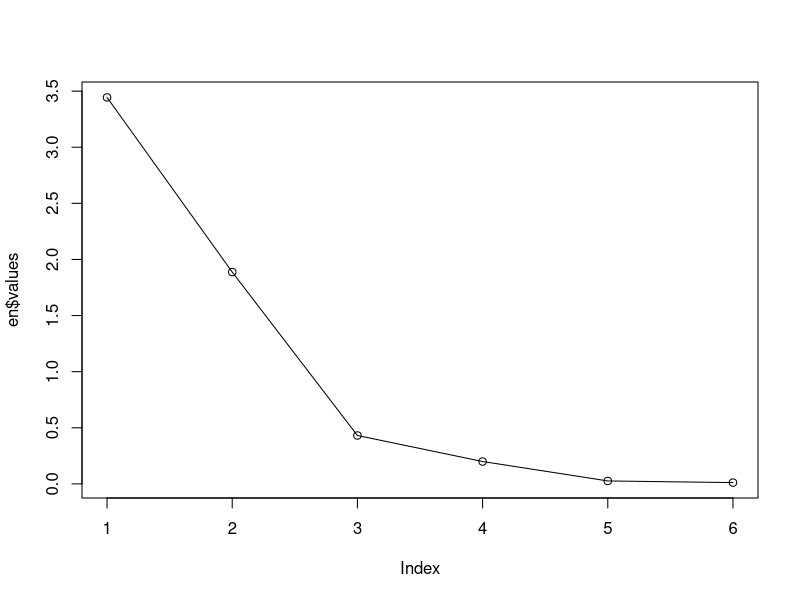
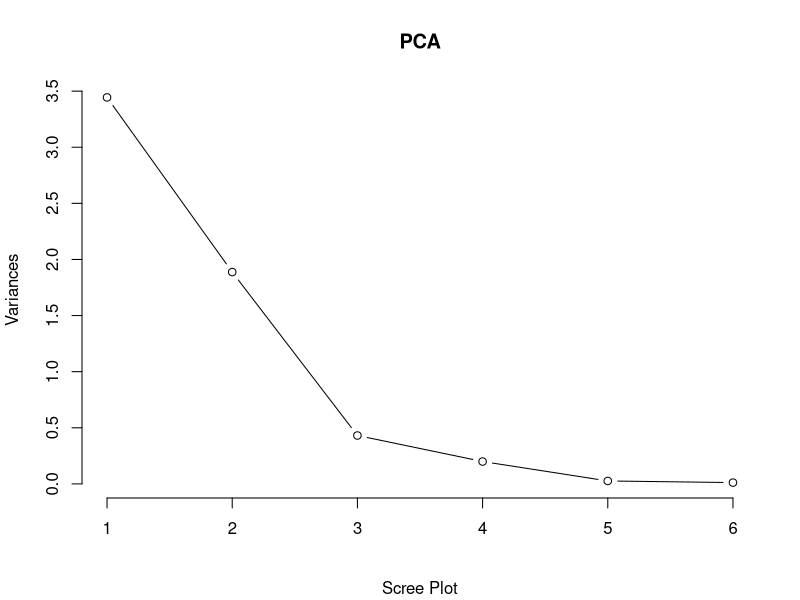
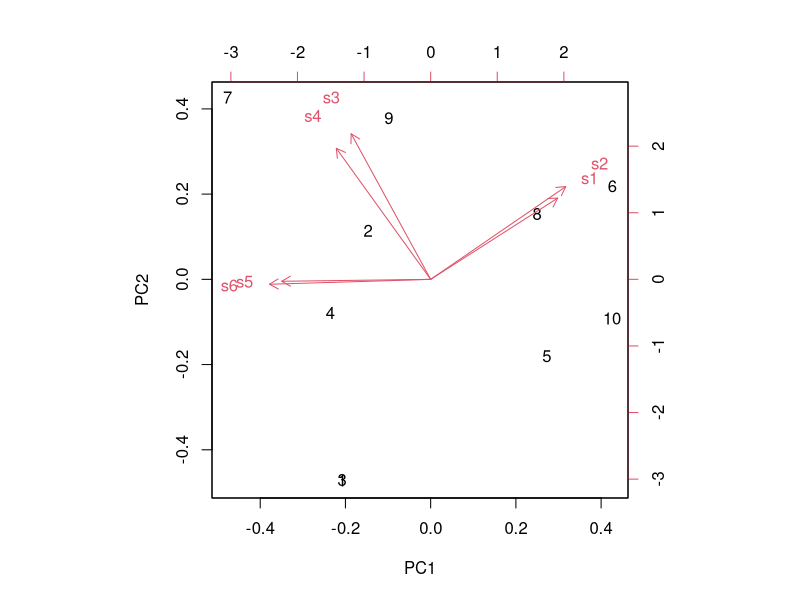
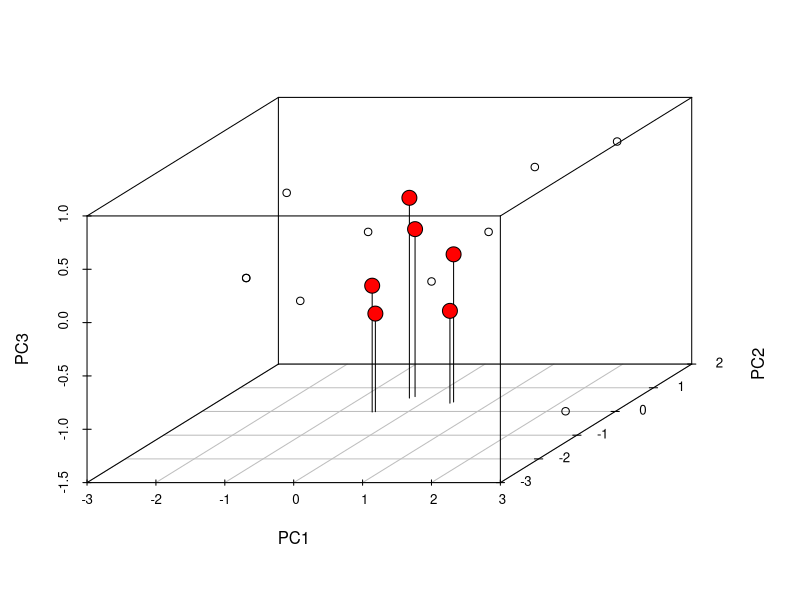

Recreate these plots in R, in order.
###########################
### 주성분분석 실습
###########################
# 실습 목적 : 6개 과목의 특징을 대상으로 주성분분석 수행 -> 유사 과목 파악    
# 변수 설명 : 6개 과목에 대한 10개의 특징 수치화(5점 척도) 
# s1 : 자연과학, s2 : 물리화학
# s3 : 인문사회, s4 : 신문방송
# s5 : 응용수학, s6 : 추론통계
s1 <- c(1, 2, 1, 2, 3, 4, 2, 3, 4, 5)
s2 <- c(1, 3, 1, 2, 3, 4, 2, 4, 3, 4)
s3 <- c(2, 3, 2, 3, 2, 3, 5, 3, 4, 2)
s4 <- c(2, 4, 2, 3, 2, 3, 5, 3, 4, 1)
s5 <- c(4, 5, 4, 5, 2, 1, 5, 2, 4, 3)
s6 <- c(4, 3, 4, 4, 2, 1, 5, 2, 4, 2)
name <-1:10 


# dataset 가져오기 
dataset <- data.frame(s1, s2, s3, s4, s5, s6)
dataset
str(dataset) # 'data.frame':	10 obs. of  6 variables:

# [단계1] 데이터 특성 파악 
cor(dataset)
#             s1          s2         s3         s4         s5         s6
# s1  1.00000000  0.86692145 0.05847768 -0.1595953 -0.5504588 -0.6262758
# s2  0.86692145  1.00000000 0.06745441 -0.0240123 -0.6349581 -0.7968892
# s3  0.05847768  0.06745441 1.00000000  0.9239433  0.3506967  0.4428759
# s4 -0.15959528 -0.02401230 0.92394333  1.0000000  0.4207582  0.4399890
# s5 -0.55045878 -0.63495808 0.35069667  0.4207582  1.0000000  0.8733514
# s6 -0.62627585 -0.79688923 0.44287589  0.4399890  0.8733514  1.0000000

# s1과 s2, s3와 s4, s5와 s6 상관성 있음

# [단계2] 가중계수 추출 : 고유값과 고유벡터 : chap13_1_Eigenvalue 참고 
# 고유값(λ)  # 정방행렬 대상 -> cor 상관계수 행렬 이용
en <- eigen(cor(dataset)) # 상관계수행렬 이용 고유값과 고유벡터 생성    
class(en)
names(en) # "values"  "vectors" = 고유값 고유벡터

en$values # 고유값 보기  
# 3.44393944 1.88761725 0.43123968 0.19932073 0.02624961 0.01163331
# - 고유값이란 어떤 행렬(상관관계수 행렬)로부터 유도되는 특정한 상수값

# 기요율 = 고유값/총분산(고유값총합)
prop.table(en$values/sum(en$values))
# [1] 0.573989906 0.314602874 0.071873280 0.033220121 0.004374934 0.001938885
0.573989906+0.314602874 # 0.8885928: PC1+PC2 기여율
0.573989906+0.314602874+0.071873280 # 0.9604661: PC1+PC2+PC3 기여율

en$vectors # 고유벡터 
#           [,1]         [,2]        [,3]       [,4]        [,5]        [,6]
#[1,] -0.4062499 -0.351093036  0.63460534  0.3149622  0.45699508  0.03041553
#[2,] -0.4319311 -0.400526644  0.11564711 -0.4422216 -0.57042232  0.34452594
#[3,]  0.2542077 -0.628807884 -0.06984072  0.3339036 -0.35389906 -0.54622817
#[4,]  0.3017115 -0.566028650 -0.37734321 -0.2468016  0.50326085  0.36333366
#[5,]  0.4763815  0.008436692  0.58035475 -0.6016209  0.05643527 -0.26654314
#[6,]  0.5155637  0.021286661  0.31595023  0.4133867 -0.28995329  0.61559319

plot(en$values, type="o") # 고유값을 이용한 시각화(elbow point 기준) 
# 꺾은 지점(elbow point)를 주성분의 개수로 지정


# [단계3] 차원축소 : 주성분분석
?prcomp
# 상관계수를 적용한 고유벡터와 관측치 간의 선형결합 : dataset의 상관계수행렬을 이용하여 주성분분석 수행   
PCA <- prcomp(dataset, center = TRUE, scale. = TRUE) # 변수들의 단위가 다른경우 적용  
# center = TRUE, scale. = TRUE -> 평균=0, 분산=1

# prcomp() 함수: 차원축소 함수 -> 기본 패키지 제공
# scale: TRUE면 표준화 실행

PCA # 주성분의 분산과 회전값
# Standard deviations (1, .., p=6): -> 주성분의 분산(표준편차) = sqrt(en$values) = 고유값의 제곱근
# 새로 변형된 표준편차 = 고유값의 루트
#  [1] 1.8557854 1.3739058 0.6566884 0.4464535 0.1620173 0.1078578

# Rotation (n x k) = (6 x 6): -> 주성분의 회전값 = 고유벡터의 부호를 회전시킨 값 = -(en$vectors)
#           PC1          PC2         PC3        PC4         PC5         PC6
# s1  0.4062499  0.351093036 -0.63460534  0.3149622  0.45699508  0.03041553
# s2  0.4319311  0.400526644 -0.11564711 -0.4422216 -0.57042232  0.34452594
# s3 -0.2542077  0.628807884  0.06984072  0.3339036 -0.35389906 -0.54622817
# s4 -0.3017115  0.566028650  0.37734321 -0.2468016  0.50326085  0.36333366
# s5 -0.4763815 -0.008436692 -0.58035475 -0.6016209  0.05643527 -0.26654314
# s6 -0.5155637 -0.021286661 -0.31595023  0.4133867 -0.28995329  0.61559319



# 주성분분석의 속성  
names(PCA) # "sdev"     "rotation" "center"   "scale"    "x"   
# sdev, rotation: 회전값, x 속성이 중요함 
PCA$center
PCA$scale

# 1) 각 주성분의 분산
PCA$sdev # 1.8557854 1.3739058 0.6566884 0.4464535 0.1620173 0.1078578
sqrt(en$values)

# 2) 각 주성분의 회전값 
PCA$rotation
-(en$vectors)


# 3) x : 주성분 점수 = 주성분 분석의 최종 결과물
PCA$x # 차원축소에 이용
# 6개 -> 3개로 차원축소
round(PCA$x[,1:3],2) # 기여도가 높은 주성분 변수 3개만 추출
#            PC1        PC2        PC3
#[1,] -1.2195113 -2.0459190  0.2058941
#[2,] -0.8619728  0.4960040  0.0733061
#[3,] -1.2195113 -2.0459190  0.2058941
#[4,] -1.3831687 -0.3387559 -0.3876923
#[5,]  1.5989191 -0.7852011  0.3581558
#[6,]  2.5004922  0.9502748  0.8197018
#[7,] -2.7991446  1.8549340  0.1375841
#[8,]  1.4637914  0.6653457  0.6438323
#[9,] -0.5785476  1.6426768 -0.6461737
#[10,]  2.4986537 -0.3934403 -1.4105023

# 주성분 점수 = 표준화된 관측치 %*% PCA$roration(고유벡터) -> 선형결합
# %*% (선형결합 행렬곱)
dataset_scale=scale(dataset)
rot=PCA$rotation[,1:3]
dataset_scale %*% rot

# [단계4] 주성분 개수 결정 
summary(PCA) #주성분 분석에 대한 결과 요약 설명
#Importance of components:
#                         PC1    PC2     PC3     PC4     PC5     PC6
#Standard deviation     1.856 1.3739 0.65669 0.44645 0.16202 0.10786
#Proportion of Variance 0.574 0.3146 0.07187 0.03322 0.00437 0.00194
#Cumulative Proportion  0.574 0.8886 0.96047 0.99369 0.99806 1.00000

#Standard deviation : 표준편차 
#Propertion of Variance : 분산비율, 각 주성분이 차지하는 비율
#Cumulative Proportion : PC1부터 분산의 누적 합계(85%이상인 주성분까지 선택) 


# 스크리 플롯 : 주성분 개수를 선택할 수 있는 그래프(Elbow Point : 완만해지기 이전 선택)
plot(PCA, type="l",sub = "Scree Plot") # 3


biplot(PCA) # 행렬도(biplot) 
# - 원변수와 PCA간의 관계를 그래프로 표현(차원 축소 정보 제공)
# - 화살표는 원변수와 PC의 상관계수. PC와 평행할수록 해당 PC에 큰 영향


# 3차원 시각화 : 주성분 3개 시각화 
install.packages('scatterplot3d')
library(scatterplot3d)

# 주성분 3개 점수 추출 
PC1 <- PCA$x[,1]
PC2 <- PCA$x[,2]
PC3 <- PCA$x[,3] 

# scatterplot3d(밑변, 오른쪽변, 왼쪽변, type='p') # type='p' : 기본산점도 표시 
d3 <- scatterplot3d(PC1, PC2, PC3)

# 각 주성분의 rotation값(고유벡터) 
rotation1 <- PCA$rotation[,1]
rotation1
rotation2 <- PCA$rotation[,2]
rotation2
rotation3 <- PCA$rotation[,3] 
PCA$rotation
d3$points3d(rotation1, rotation2, rotation3, bg='red',pch=21, cex=2, type='h')


# [5단계] 입력변수 생성: 주성분 점수 이용
dataset # 10행 6열

dataset=PCA$x[,1:3]
class(dataset)

new_dataset=data.frame(dataset)

names(new_dataset)=c('app_science','soc_science','net_science') # 5,6 3,4 1,2
new_dataset # 10행 3열 (차원축소)
